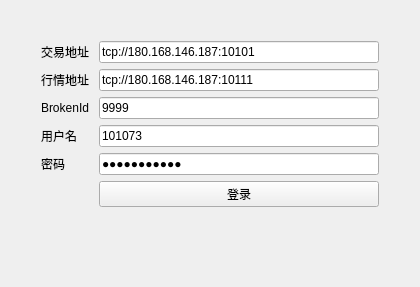
<?xml version="1.0" encoding="UTF-8"?>
<ui version="4.0">
 <class>LoginForm</class>
 <widget class="QWidget" name="LoginForm">
  <property name="geometry">
   <rect>
    <x>0</x>
    <y>0</y>
    <width>420</width>
    <height>287</height>
   </rect>
  </property>
  <property name="windowTitle">
   <string>登录</string>
  </property>
  <layout class="QGridLayout" name="gridLayout">
   <item row="0" column="0">
    <layout class="QVBoxLayout" name="verticalLayout_2">
     <property name="spacing">
      <number>20</number>
     </property>
     <property name="leftMargin">
      <number>20</number>
     </property>
     <property name="topMargin">
      <number>20</number>
     </property>
     <property name="rightMargin">
      <number>20</number>
     </property>
     <property name="bottomMargin">
      <number>20</number>
     </property>
     <item>
      <layout class="QFormLayout" name="formLayout_2">
       <property name="horizontalSpacing">
        <number>10</number>
       </property>
       <property name="leftMargin">
        <number>10</number>
       </property>
       <property name="topMargin">
        <number>10</number>
       </property>
       <property name="rightMargin">
        <number>10</number>
       </property>
       <property name="bottomMargin">
        <number>10</number>
       </property>
       <item row="0" column="1">
        <widget class="QLineEdit" name="lineEdit_addr_trade">
         <property name="text">
          <string>tcp://180.168.146.187:10101</string>
         </property>
        </widget>
       </item>
       <item row="1" column="0">
        <widget class="QLabel" name="label_2">
         <property name="text">
          <string>行情地址</string>
         </property>
        </widget>
       </item>
       <item row="1" column="1">
        <widget class="QLineEdit" name="lineEdit_addr_md">
         <property name="text">
          <string>tcp://180.168.146.187:10111</string>
         </property>
        </widget>
       </item>
       <item row="2" column="0">
        <widget class="QLabel" name="label">
         <property name="text">
          <string>BrokenId</string>
         </property>
        </widget>
       </item>
       <item row="2" column="1">
        <widget class="QLineEdit" name="lineEdit_broker_id">
         <property name="text">
          <string>9999</string>
         </property>
        </widget>
       </item>
       <item row="3" column="0">
        <widget class="QLabel" name="label_4">
         <property name="text">
          <string>用户名</string>
         </property>
        </widget>
       </item>
       <item row="3" column="1">
        <widget class="QLineEdit" name="lineEdit_username">
         <property name="text">
          <string>101073</string>
         </property>
        </widget>
       </item>
       <item row="4" column="0">
        <widget class="QLabel" name="label_5">
         <property name="text">
          <string>密码</string>
         </property>
        </widget>
       </item>
       <item row="4" column="1">
        <widget class="QLineEdit" name="lineEdit_password">
         <property name="text">
          <string>830511login</string>
         </property>
         <property name="echoMode">
          <enum>QLineEdit::Password</enum>
         </property>
        </widget>
       </item>
       <item row="5" column="1">
        <widget class="QPushButton" name="pushButton_login">
         <property name="text">
          <string>登录</string>
         </property>
        </widget>
       </item>
       <item row="0" column="0">
        <widget class="QLabel" name="label_3">
         <property name="text">
          <string>交易地址</string>
         </property>
        </widget>
       </item>
      </layout>
     </item>
    </layout>
   </item>
  </layout>
 </widget>
 <layoutdefault spacing="6" margin="11"/>
 <resources/>
 <connections>
  <connection>
   <sender>pushButton_login</sender>
   <signal>clicked()</signal>
   <receiver>LoginForm</receiver>
   <slot>Login()</slot>
   <hints>
    <hint type="sourcelabel">
     <x>169</x>
     <y>224</y>
    </hint>
    <hint type="destinationlabel">
     <x>-350</x>
     <y>91</y>
    </hint>
   </hints>
  </connection>
 </connections>
 <slots>
  <slot>Login()</slot>
 </slots>
</ui>
